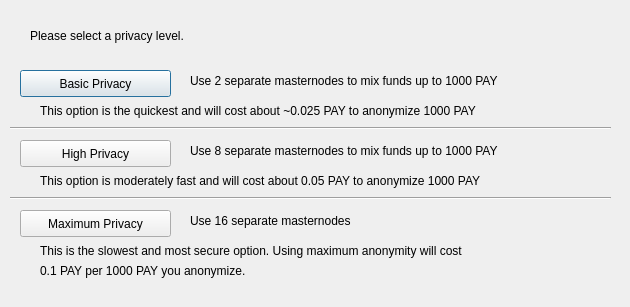
<?xml version="1.0" encoding="UTF-8"?>
<ui version="4.0">
 <class>DarksendConfig</class>
 <widget class="QDialog" name="DarksendConfig">
  <property name="geometry">
   <rect>
    <x>0</x>
    <y>0</y>
    <width>630</width>
    <height>307</height>
   </rect>
  </property>
  <property name="windowTitle">
   <string>Configure Darksend</string>
  </property>
  <widget class="QPushButton" name="buttonBasic">
   <property name="geometry">
    <rect>
     <x>20</x>
     <y>70</y>
     <width>151</width>
     <height>27</height>
    </rect>
   </property>
   <property name="text">
    <string>Basic Privacy</string>
   </property>
  </widget>
  <widget class="QPushButton" name="buttonHigh">
   <property name="geometry">
    <rect>
     <x>20</x>
     <y>140</y>
     <width>151</width>
     <height>27</height>
    </rect>
   </property>
   <property name="text">
    <string>High Privacy</string>
   </property>
  </widget>
  <widget class="QPushButton" name="buttonMax">
   <property name="geometry">
    <rect>
     <x>20</x>
     <y>210</y>
     <width>151</width>
     <height>27</height>
    </rect>
   </property>
   <property name="text">
    <string>Maximum Privacy</string>
   </property>
  </widget>
  <widget class="QLabel" name="label">
   <property name="geometry">
    <rect>
     <x>30</x>
     <y>20</y>
     <width>571</width>
     <height>31</height>
    </rect>
   </property>
   <property name="text">
    <string>Please select a privacy level.</string>
   </property>
  </widget>
  <widget class="QLabel" name="label_2">
   <property name="geometry">
    <rect>
     <x>190</x>
     <y>70</y>
     <width>421</width>
     <height>21</height>
    </rect>
   </property>
   <property name="text">
    <string>Use 2 separate masternodes to mix funds up to 1000 PAY</string>
   </property>
  </widget>
  <widget class="QLabel" name="label_3">
   <property name="geometry">
    <rect>
     <x>190</x>
     <y>140</y>
     <width>411</width>
     <height>21</height>
    </rect>
   </property>
   <property name="text">
    <string>Use 8 separate masternodes to mix funds up to 1000 PAY</string>
   </property>
  </widget>
  <widget class="QLabel" name="label_4">
   <property name="geometry">
    <rect>
     <x>190</x>
     <y>210</y>
     <width>421</width>
     <height>21</height>
    </rect>
   </property>
   <property name="text">
    <string>Use 16 separate masternodes</string>
   </property>
  </widget>
  <widget class="QLabel" name="label_6">
   <property name="geometry">
    <rect>
     <x>40</x>
     <y>100</y>
     <width>561</width>
     <height>21</height>
    </rect>
   </property>
   <property name="text">
    <string>This option is the quickest and will cost about ~0.025 PAY to anonymize 1000 PAY</string>
   </property>
  </widget>
  <widget class="QLabel" name="label_7">
   <property name="geometry">
    <rect>
     <x>40</x>
     <y>170</y>
     <width>561</width>
     <height>21</height>
    </rect>
   </property>
   <property name="text">
    <string>This option is moderately fast and will cost about 0.05 PAY to anonymize 1000 PAY</string>
   </property>
  </widget>
  <widget class="QLabel" name="label_8">
   <property name="geometry">
    <rect>
     <x>40</x>
     <y>240</y>
     <width>561</width>
     <height>21</height>
    </rect>
   </property>
   <property name="text">
    <string>This is the slowest and most secure option. Using maximum anonymity will cost</string>
   </property>
  </widget>
  <widget class="QLabel" name="label_9">
   <property name="geometry">
    <rect>
     <x>40</x>
     <y>260</y>
     <width>561</width>
     <height>21</height>
    </rect>
   </property>
   <property name="text">
    <string>0.1 PAY per 1000 PAY you anonymize.</string>
   </property>
  </widget>
  <widget class="Line" name="line">
   <property name="geometry">
    <rect>
     <x>10</x>
     <y>120</y>
     <width>601</width>
     <height>16</height>
    </rect>
   </property>
   <property name="orientation">
    <enum>Qt::Horizontal</enum>
   </property>
  </widget>
  <widget class="Line" name="line_2">
   <property name="geometry">
    <rect>
     <x>10</x>
     <y>190</y>
     <width>601</width>
     <height>16</height>
    </rect>
   </property>
   <property name="orientation">
    <enum>Qt::Horizontal</enum>
   </property>
  </widget>
 </widget>
 <resources/>
 <connections/>
</ui>
